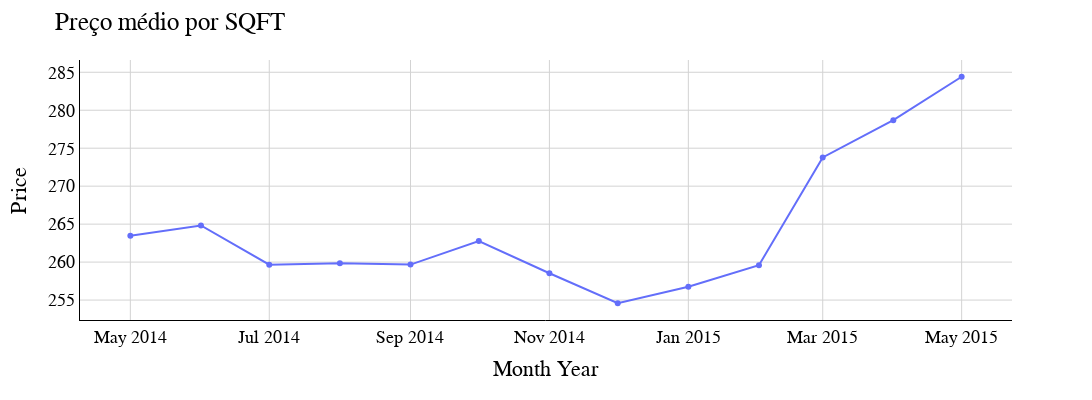

Notebook cell for this chart:
### Code cell
#  Plotando o Gráfico com a média de preço por sqft no período mês/ano
fig = px.line(df_mean_price_sqft_liv_lot, x="month_year", y="price_per_sqft", markers=True, width=1400, height=400)


fig.update_layout(title='Preço médio por SQFT',
                   xaxis_title='Month Year',
                   yaxis_title='Price',
                  plot_bgcolor = 'white',
                  font = {'family': 'Arial','size': 18,'color': 'black'}
                  )

fig.update_xaxes( showgrid=True, gridwidth=1, gridcolor='lightgray',
showline=True, linewidth=1, linecolor='black')

fig.update_yaxes(showgrid=True, gridwidth=1, gridcolor='lightgray',
showline=True, linewidth=1, linecolor='black')

fig.update_yaxes()

fig.show()

### Figure 1 — Plotly figure (JSON) as saved in the notebook; plotly's stock layout.template omitted (floating-point values rounded to 4 significant figures)
{"data": [{"hovertemplate": "month_year=%{x}<br>price_per_sqft=%{y}<extra></extra>", "legendgroup": "", "line": {"color": "#636efa", "dash": "solid"}, "marker": {"symbol": "circle"}, "mode": "markers+lines", "name": "", "orientation": "v", "showlegend": false, "type": "scatter", "x": ["2014-05", "2014-06", "2014-07", "2014-08", "2014-09", "2014-10", "2014-11", "2014-12", "2015-01", "2015-02", "2015-03", "2015-04", "2015-05"], "xaxis": "x", "y": [263.5, 264.8, 259.7, 259.8, 259.7, 262.8, 258.5, 254.6, 256.7, 259.6, 273.8, 278.7, 284.4], "yaxis": "y"}], "layout": {"font": {"color": "black", "family": "Arial", "size": 18}, "height": 400, "legend": {"tracegroupgap": 0}, "margin": {"t": 60}, "plot_bgcolor": "white", "title": {"text": "Preço médio por SQFT"}, "width": 1400, "xaxis": {"anchor": "y", "domain": [0, 1], "gridcolor": "lightgray", "gridwidth": 1, "linecolor": "black", "linewidth": 1, "showgrid": true, "showline": true, "title": {"text": "Month Year"}}, "yaxis": {"anchor": "x", "domain": [0, 1], "gridcolor": "lightgray", "gridwidth": 1, "linecolor": "black", "linewidth": 1, "showgrid": true, "showline": true, "title": {"text": "Price"}}}}
